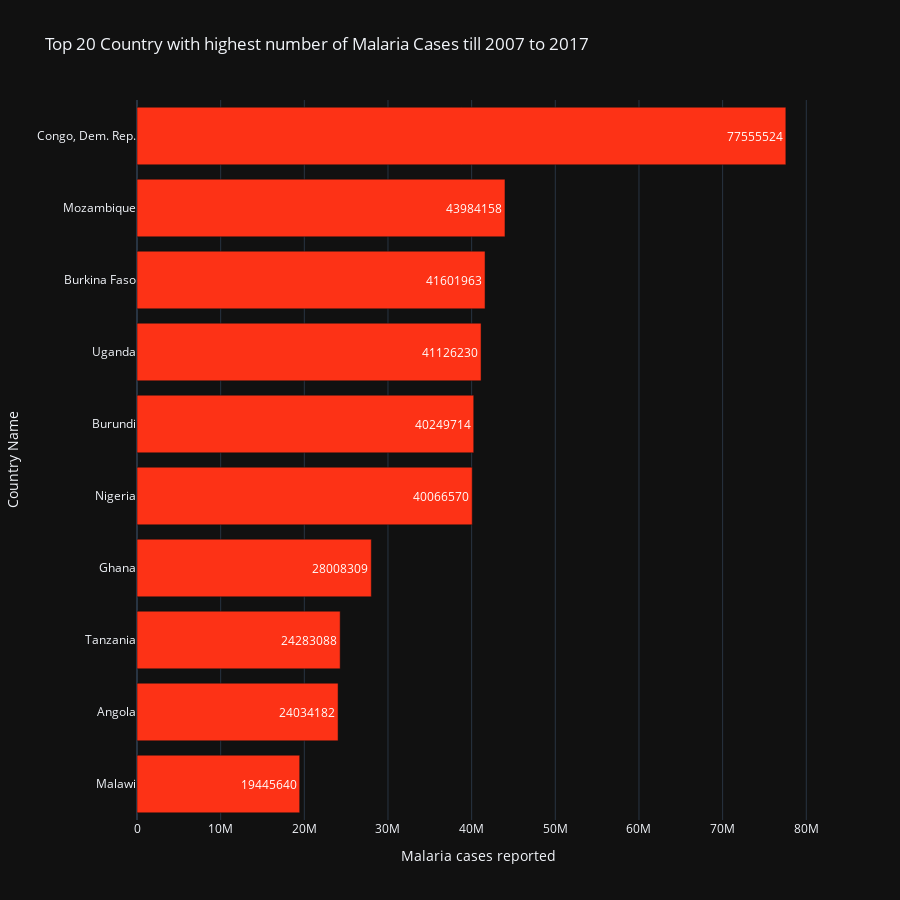

Notebook cell for this chart:
### Code cell
# Top 10 country with highest number of Malaria Cases from 2007 - 2017

fig = px.bar(cases_sorted[:10][::-1], x="Malaria cases reported", y ="Country Name", text="Malaria cases reported",
             title="Top 20 Country with highest number of Malaria Cases till 2007 to 2017",
             color_discrete_sequence= px.colors.qualitative.Light24,height=900,orientation="h")#
fig.show()

### Figure 1 — Plotly figure (JSON) as saved in the notebook; plotly's stock layout.template omitted (floating-point values rounded to 4 significant figures)
{"data": [{"alignmentgroup": "True", "hovertemplate": "Malaria cases reported=%{text}<br>Country Name=%{y}<extra></extra>", "legendgroup": "", "marker": {"color": "#FD3216"}, "name": "", "offsetgroup": "", "orientation": "h", "showlegend": false, "text": [19445640, 24034182, 24283088, 28008309, 40066570, 40249714, 41126230, 41601963, 43984158, 77555524], "textposition": "auto", "type": "bar", "x": [19445640, 24034182, 24283088, 28008309, 40066570, 40249714, 41126230, 41601963, 43984158, 77555524], "xaxis": "x", "y": ["Malawi", "Angola", "Tanzania", "Ghana", "Nigeria", "Burundi", "Uganda", "Burkina Faso", "Mozambique", "Congo, Dem. Rep."], "yaxis": "y"}], "layout": {"barmode": "relative", "height": 900, "legend": {"tracegroupgap": 0}, "title": {"text": "Top 20 Country with highest number of Malaria Cases till 2007 to 2017"}, "xaxis": {"anchor": "y", "domain": [0, 1], "title": {"text": "Malaria cases reported"}}, "yaxis": {"anchor": "x", "domain": [0, 1], "title": {"text": "Country Name"}}}}
